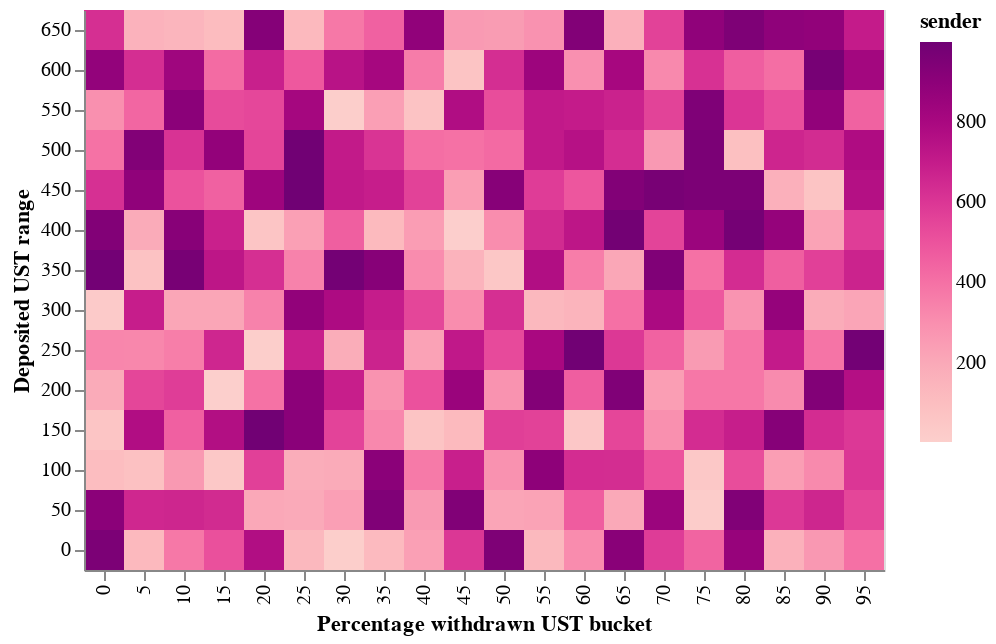

Notebook code for this chart:
### Code cell
alt.Chart((heatmap_data_df.rename(columns=cols_dict))).mark_rect().encode(
    x=alt.X(cols_dict['perc_withdrawn_cat']+':O', sort=alt.EncodingSortField(order='ascending')),
    y=alt.Y(cols_dict['DEP_CAT']+':O', sort=alt.EncodingSortField(order='ascending')),
    color=alt.Color('sender'+':Q',
            scale=alt.Scale(scheme='redpurple')),
    tooltip=['DEP_CAT_label'+':N','perc_withdrawn_cat_label'+':N']
)

### Figure 1 — Vega-Lite specification as saved in the notebook (floating-point values rounded to 4 significant figures; data arrays with more than 128 entries replaced by an {"elided": "..."} marker saying what was removed)
{"config": {"view": {"continuousWidth": 400, "continuousHeight": 300}}, "data": {"name": "data-bd8ee6a30f79b30d48350719da7355f5"}, "mark": "rect", "encoding": {"color": {"field": "sender", "scale": {"scheme": "redpurple"}, "type": "quantitative"}, "tooltip": [{"field": "DEP_CAT_label", "type": "nominal"}, {"field": "perc_withdrawn_cat_label", "type": "nominal"}], "x": {"field": "Percentage withdrawn UST bucket", "sort": {"order": "ascending"}, "type": "ordinal"}, "y": {"field": "Deposited UST range", "sort": {"order": "ascending"}, "type": "ordinal"}}, "$schema": "https://vega.github.io/schema/vega-lite/v4.17.0.json", "datasets": {"data-bd8ee6a30f79b30d48350719da7355f5": {"elided": "280 records"}}}
